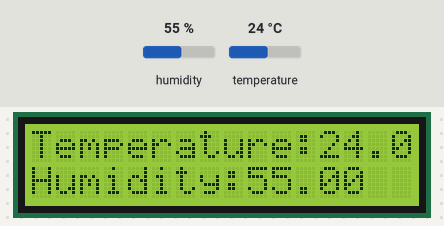
This sketch was run on a simulated Arduino Uno, built with avr-gcc and run on an emulated ATmega328P. On the bench: 16×2 character LCD. The inputs (shaded band) are chosen by the test bench; at power-on: humidity 55 %, temperature 24 °C.

Above: at 5.7 s.
5.8 s: humidity set to 22 %
At 11.3 s:
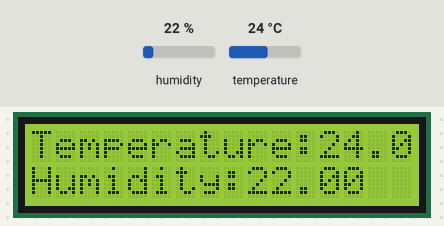
13.3 s: temperature set to 12 °C
At 16.0 s:
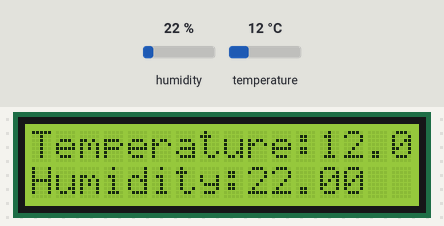
20.8 s: humidity set to 40 %
At 26.6 s:
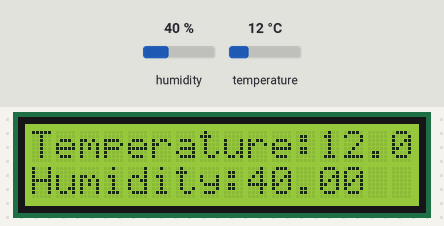
28.3 s: temperature set to 19 °C
At 31.4 s:
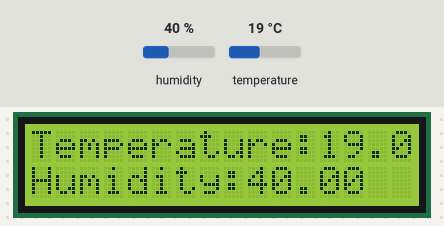
Timing chart, 0 to 32.9 s (numbered marks = the images above; inputs shaded):
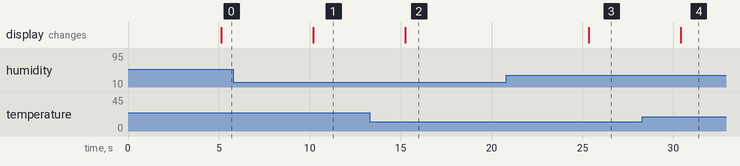

The sketch:

Arduino_Final_Project_s_Code.ino
```cpp
/* The code executes temperature and humidity on LCD
 * Ujjwal Bhasin - 200389272
 * 26th April, 2018
 * 1:00 p.m.
 */
#include "DHT.h"
int DHT11Pin = 4;        //The DHT11 sensor  is connected to pin 4 of the Arduino.
int waitTime = 5000;     //The amount of time to wait between sensor reads.
DHT dht(DHT11Pin, DHT11);//Initialize the sensor.
//Load libraries
#include <LCD.h>
#include <LiquidCrystal_I2C.h>

//Define address for the Serial LCD display.
#define I2C_ADDR  0x3f //If 0x3f doesn't work change this to 0x27
#define BACKLIGHT_PIN  3

//Initialise the Serial LCD.
LiquidCrystal_I2C lcd(I2C_ADDR, 2,1,0,4,5,6,7); //These pin numbers are hard coded in on the serial backpack board.


void setup(){
  lcd.begin (16,2);     //Initalize the LCD.
  lcd.setBacklightPin(3,POSITIVE);//Setup the backlight.
  lcd.setBacklight(HIGH); //Switch on the backlight.
  lcd.clear();
  dht.begin();  //Start the sensor.
}

void loop()
{
  delay(waitTime);
  float humidity   = dht.readHumidity();  //Read the humidity value from the sensor.
  float celsius    = dht.readTemperature(); //Read the temperature (c) value from the sensor.

  lcd.setCursor(0,0);
  lcd.print("Temperature:");
  lcd.println(celsius);          //Display the temperature in celsius.
  lcd.setCursor(0,1);
  lcd.print("Humidity:");
  lcd.println(humidity);        //Display the humidity precentage.


}
```

Measured:
- after the input at 5.8 s, the display: changes after 4.4 s (image 1)
- after the input at 13.3 s, the display: changes after 1.9 s (image 2)
- after the input at 20.8 s, the display: changes after 4.6 s (image 3)
- after the input at 28.3 s, the display: changes after 2.1 s (image 4)
